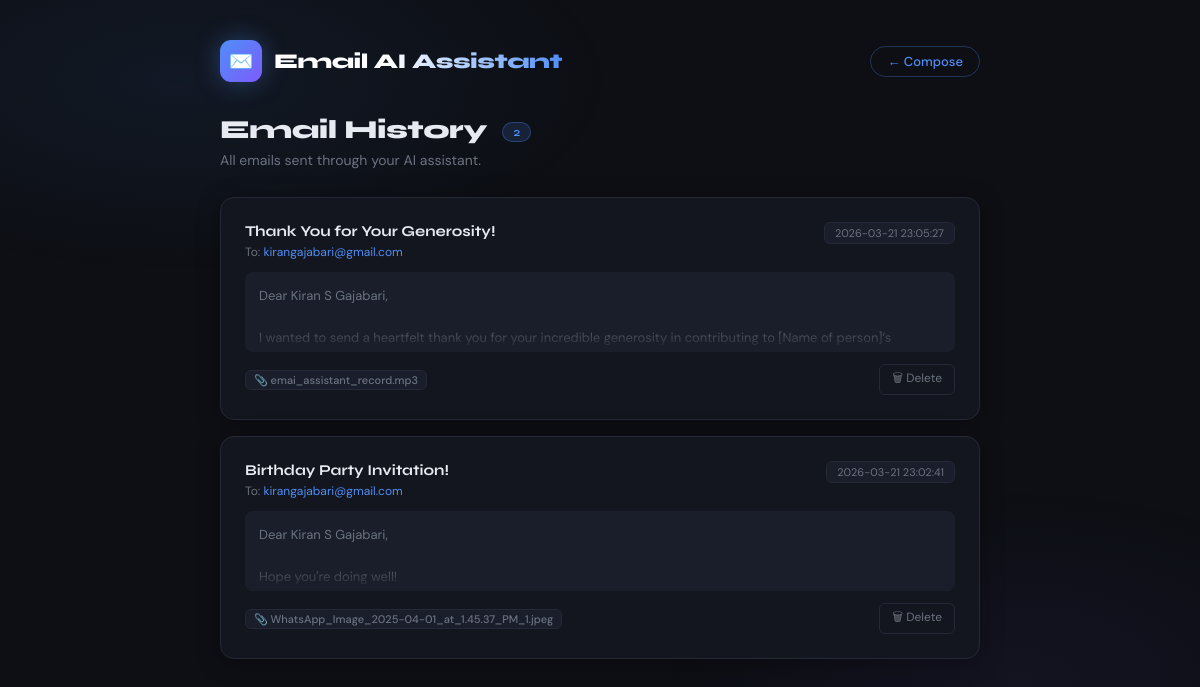
Before: /history with the older database file.
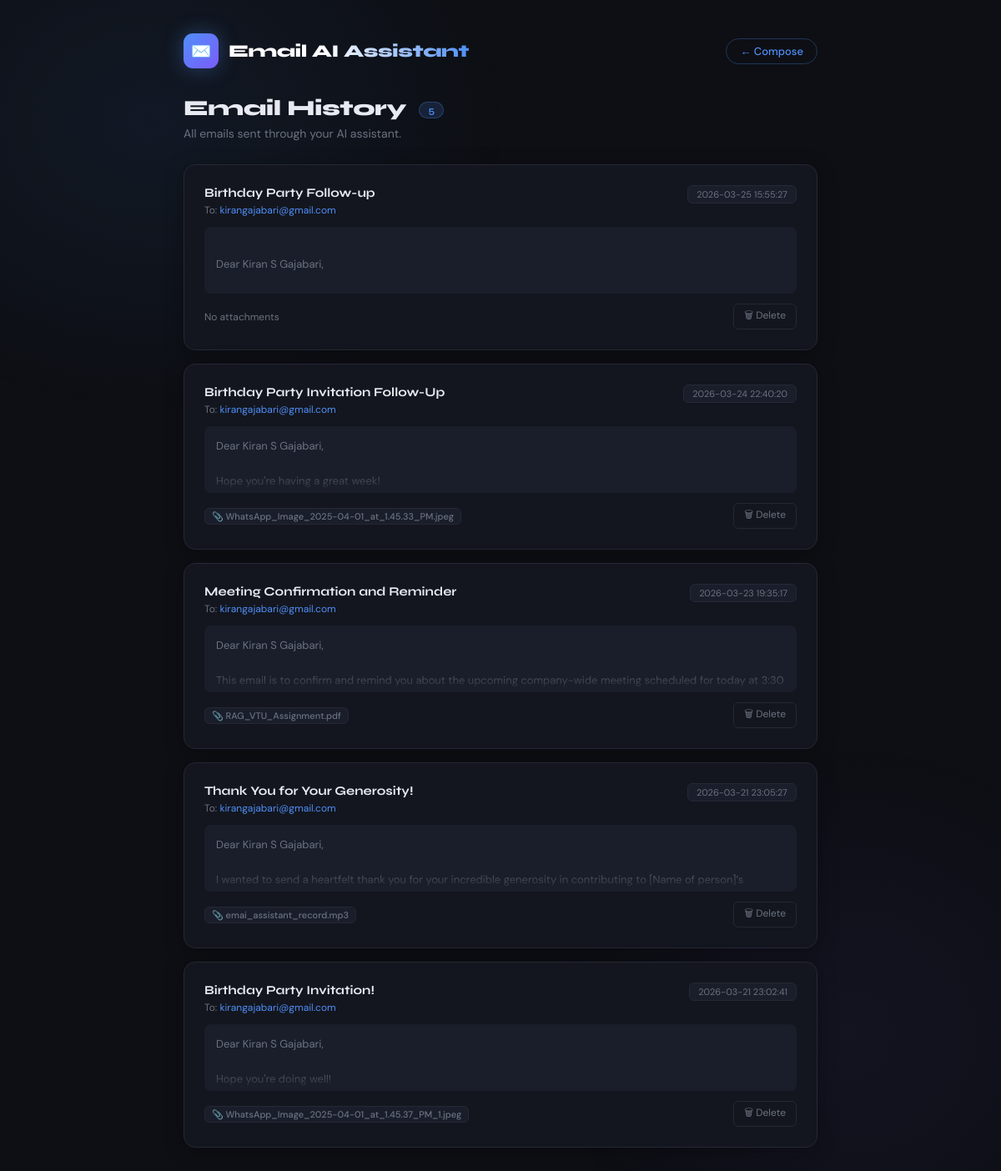
After: the same page with the newer database file.
### tables this page shows
CREATE TABLE emails (
            id          INTEGER PRIMARY KEY AUTOINCREMENT,
            receiver    TEXT,
            subject     TEXT,
            body        TEXT,
            attachments TEXT,
            sent_at     TEXT
        );

### mail.py (the view)
@app.route("/history")
def history():
    con = get_db()
    rows = con.execute("SELECT * FROM emails ORDER BY id DESC").fetchall()
    con.close()
    emails = [dict(row) for row in rows]
    return render_template("history.html", emails=emails)

### mail.py (called while the page is built)
def get_db():
    con = sqlite3.connect("emails.db")
    con.row_factory = sqlite3.Row
    return con

### templates/history.html (shortened to what this page needs)
<!DOCTYPE html>
<html lang="en">
<head>
</head>
<body>
<div class="wrap">
  <div class="header">
    <div class="logo">
      <div class="logo-icon">✉️</div>
      <div class="logo-text">Email AI Assistant</div>
    </div>
    <a href="/" class="back-link">← Compose</a>
  </div>
  <div class="page-title">
    Email History
    <span class="count-badge">{{ emails|length }}</span>
  </div>
  <div class="page-sub">All emails sent through your AI assistant.</div>
  {% if emails %}
  <div class="email-list">
    {% for email in emails %}
    <div class="email-card" id="card-{{ email.id }}">
      <div class="card-header">
        <div class="card-meta">
          <div class="card-subject">{{ email.subject or '(No Subject)' }}</div>
          <div class="card-to">To: <span>{{ email.receiver }}</span></div>
        </div>
        <div class="card-time">{{ email.sent_at }}</div>
      </div>
      <div class="card-body">{{ email.body }}</div>
      <div class="card-footer">
        <div class="att-chips">
          {% if email.attachments %}
            {% for att in email.attachments.split(',') %}
              {% set att = att.strip() %}
              {% if att %}<span class="att-chip">📎 {{ att }}</span>{% endif %}
            {% endfor %}
          {% else %}
            <span style="font-size:12px;color:var(--muted)">No attachments</span>
          {% endif %}
        </div>
        <button class="btn-del" onclick="deleteEmail({{ email.id }})">🗑 Delete</button>
      </div>
    </div>
    {% endfor %}
  </div>
  {% else %}
  <div class="empty">
    <div class="empty-icon">📭</div>
    <div class="empty-title">No emails yet</div>
    <div class="empty-sub">Emails you send will appear here.</div>
  </div>
  {% endif %}
</div>
</body>
</html>

### templates/history.html (style rules this page uses)
:root { --bg:#0d0f14; --surface:#13161e; --surface2:#1a1e2a; --border:#252836; --accent:#4f8ef7; --accent2:#7c5cfc; --accent3:#f75c7e; --text:#e8eaf2; --muted:#6b7280; --success:#22d07a; --r:14px; --rsm:8px; }
*, *::before, *::after { box-sizing:border-box; margin:0; padding:0; }
body { background:var(--bg); color:var(--text); font-family:'DM Sans',sans-serif; min-height:100vh; display:flex; justify-content:center; padding:40px 16px 80px; }
body::before { content:''; position:fixed; inset:0; background: radial-gradient(ellipse 60% 40% at 15% 10%, rgba(79,142,247,.08) 0%, transparent 60%), radial-gradient(ellipse 50% 40% at 85% 85%, rgba(124,92,252,.06) 0%, transparent 60%); pointer-events:none; z-index:0; }
.wrap { width:100%; max-width:760px; position:relative; z-index:1; }
.header { display:flex; align-items:center; justify-content:space-between; margin-bottom:32px; }
.logo { display:flex; align-items:center; gap:12px; }
.logo-icon { width:42px; height:42px; background:linear-gradient(135deg,var(--accent),var(--accent2)); border-radius:11px; display:flex; align-items:center; justify-content:center; font-size:20px; box-shadow:0 0 24px rgba(79,142,247,.35); }
.logo-text { font-family:'Syne',sans-serif; font-weight:800; font-size:21px; letter-spacing:-.5px; background:linear-gradient(90deg,#fff 40%,#4f8ef7); -webkit-background-clip:text; -webkit-text-fill-color:transparent; }
.back-link { font-size:13px; font-weight:500; color:var(--accent); text-decoration:none; padding:6px 16px; border:1px solid rgba(79,142,247,.3); border-radius:20px; transition:all .2s; }
.page-title { font-family:'Syne',sans-serif; font-weight:800; font-size:26px; letter-spacing:-.5px; margin-bottom:6px; }
.page-sub { font-size:14px; color:var(--muted); margin-bottom:28px; }
.count-badge { display:inline-block; background:rgba(79,142,247,.15); border:1px solid rgba(79,142,247,.3); color:var(--accent); border-radius:20px; font-size:12px; font-weight:600; padding:2px 10px; margin-left:8px; vertical-align:middle; }
.email-list { display:flex; flex-direction:column; gap:16px; }
.email-card { background:var(--surface); border:1px solid var(--border); border-radius:var(--r); padding:24px; box-shadow:0 4px 24px rgba(0,0,0,.3); transition:border-color .2s, box-shadow .2s; }
.card-header { display:flex; align-items:flex-start; justify-content:space-between; gap:12px; margin-bottom:12px; }
.card-meta { flex:1; min-width:0; }
.card-subject { font-family:'Syne',sans-serif; font-weight:700; font-size:15px; white-space:nowrap; overflow:hidden; text-overflow:ellipsis; margin-bottom:4px; }
.card-to { font-size:12px; color:var(--muted); }
.card-to span { color:var(--accent); }
.card-time { font-size:11px; color:var(--muted); white-space:nowrap; background:var(--surface2); border:1px solid var(--border); border-radius:6px; padding:3px 10px; flex-shrink:0; }
.card-body { font-size:13px; color:var(--muted); line-height:1.6; background:var(--surface2); border-radius:var(--rsm); padding:14px; margin-bottom:12px; max-height:80px; overflow:hidden; position:relative; white-space:pre-wrap; }
.card-body::after { content:''; position:absolute; bottom:0; left:0; right:0; height:30px; background:linear-gradient(transparent,var(--surface2)); }
.card-footer { display:flex; align-items:center; justify-content:space-between; flex-wrap:wrap; gap:8px; }
.att-chips { display:flex; gap:6px; flex-wrap:wrap; }
.att-chip { font-size:11px; font-weight:500; background:var(--surface2); border:1px solid var(--border); border-radius:6px; padding:2px 8px; color:var(--muted); }
.btn-del { background:none; border:1px solid var(--border); border-radius:6px; color:var(--muted); font-family:'DM Sans',sans-serif; font-size:12px; padding:4px 12px; cursor:pointer; transition:all .15s; }

Changed rows visible on the page:
added emails: subject "Birthday Party Follow-up", receiver "kirangajabari@gmail.com", sent_at "2026-03-25 15:55:27", body "Dear Kiran S Gajabari,…", attachments "No attachments"
added emails: subject "Birthday Party Invitation Follow-Up", receiver "kirangajabari@gmail.com", sent_at "2026-03-24 22:40:20", body "Dear Kiran S Gajabari, Hope you're having a great week!…", attachments "WhatsApp_Image_2025-04-01_at_1.45.33_PM.jpeg"
added emails: subject "Meeting Confirmation and Reminder", receiver "kirangajabari@gmail.com", sent_at "2026-03-23 19:35:17", body "Dear Kiran S Gajabari, This email is to confirm and remind you about the upcoming company-wide meeting scheduled for today at 3:30…", attachments "RAG_VTU_Assignment.pdf"
Other visible differences:
{{ emails|length }}: "2" → "5"
